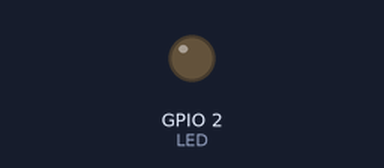
The sketch below on a simulated ESP8266 (Wemos D1 mini). Parts: output pins drawn as LEDs (lit = HIGH). WiFi joins after 1.5 s; servers stay silent unless stated; what the sketch prints to the serial monitor is not drawn.

Above: at 1.8 s.
At 4.9 s:
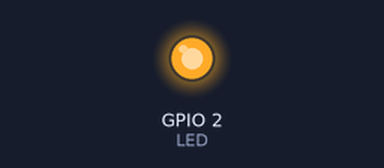
Timing chart, 0 to 8.5 s (numbered marks = the images above):
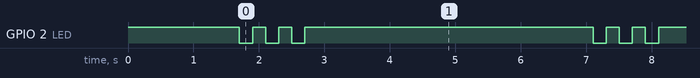

Measured:
- by itself, GPIO 2 (LED): repeats every 5.4 s: 2 × (HIGH 0.20 s, LOW 0.20 s), HIGH 4.4 s, LOW 0.20 s
- by itself, everything shown: repeats every 5.4 s, in 6 steps

The sketch:

pisca_internet.ino
```cpp
/*
 * Aluno: Fabio Lanza   RA: 22003887
 * Disciplina: M2M
 *
 * Descricao:
 *   O ESP8266 conecta ao Wi-Fi. Enquanto houver acesso a internet,
 *   ele pisca o LED interno 3 vezes, aguarda 4 segundos e repete.
 *   Se o Wi-Fi cair, o LED fica apagado e ele tenta reconectar.
 */

#include <ESP8266WiFi.h>

// ---- Configuracao da rede (somente 2.4 GHz) ---- revisão02
const char* SSID  = "Convidao iot";
const char* SENHA = "mescla@1417";

// ---- LED interno ----
// No NodeMCU / Wemos D1 mini o LED_BUILTIN e o GPIO2 e acende em LOW
const int LED = LED_BUILTIN;
const int TEMPO_PISCA = 200;          // ms aceso e ms apagado
const unsigned long PAUSA = 4000;     // 4 s entre as sequencias

// Testa se ha internet de verdade (nao so Wi-Fi) abrindo uma conexao TCP
bool temInternet() {
  WiFiClient cliente;
  cliente.setTimeout(2000);
  bool ok = cliente.connect("www.google.com", 80);
  cliente.stop();
  return ok;
}

void conectarWiFi() {
  Serial.print("Conectando a ");
  Serial.println(SSID);

  WiFi.mode(WIFI_STA);
  WiFi.begin(SSID, SENHA);

  while (WiFi.status() != WL_CONNECTED) {
    delay(500);
    Serial.print(".");
  }

  Serial.println();
  Serial.print("Wi-Fi conectado! IP: ");
  Serial.println(WiFi.localIP());
}

void piscar3x() {
  for (int i = 0; i < 3; i++) {
    digitalWrite(LED, LOW);    // acende
    delay(TEMPO_PISCA);
    digitalWrite(LED, HIGH);   // apaga
    delay(TEMPO_PISCA);
  }
}

void setup() {
  Serial.begin(115200);
  pinMode(LED, OUTPUT);
  digitalWrite(LED, HIGH);     // comeca apagado
  conectarWiFi();
}

void loop() {
  // Se perdeu o Wi-Fi, apaga o LED e reconecta
  if (WiFi.status() != WL_CONNECTED) {
    digitalWrite(LED, HIGH);
    Serial.println("Wi-Fi caiu, reconectando...");
    conectarWiFi();
    return;
  }

  if (temInternet()) {
    piscar3x();
    delay(PAUSA);
  } else {
    Serial.println("Wi-Fi OK, mas sem acesso a internet");
    digitalWrite(LED, HIGH);
    delay(2000);
  }
}
```
